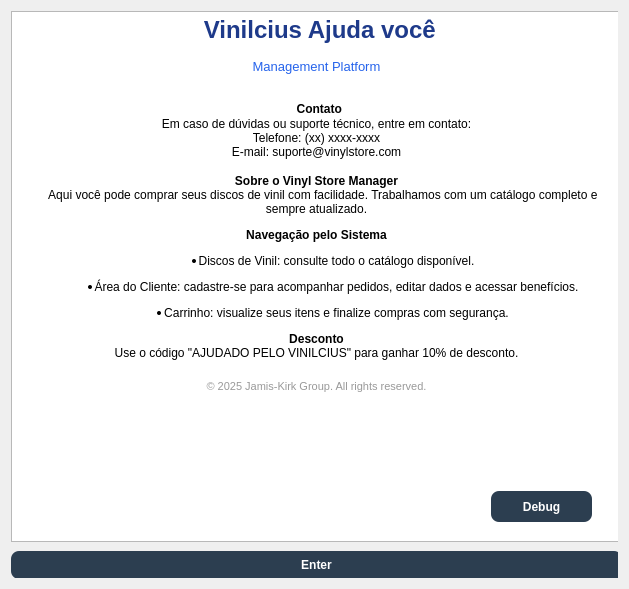
<?xml version="1.0" encoding="UTF-8"?>
<ui version="4.0">
 <class>Help1</class>
 <widget class="QDialog" name="Help1">
  <property name="geometry">
   <rect>
    <x>0</x>
    <y>0</y>
    <width>629</width>
    <height>589</height>
   </rect>
  </property>
  <property name="windowTitle">
   <string>Ajuda</string>
  </property>
  <layout class="QVBoxLayout" name="verticalLayout">
   <item>
    <widget class="QWidget" name="widget" native="true">
     <widget class="QTextBrowser" name="textBrowser">
      <property name="geometry">
       <rect>
        <x>0</x>
        <y>0</y>
        <width>611</width>
        <height>531</height>
       </rect>
      </property>
      <property name="html">
       <string>&lt;!DOCTYPE HTML PUBLIC &quot;-//W3C//DTD HTML 4.0//EN&quot; &quot;http://www.w3.org/TR/REC-html40/strict.dtd&quot;&gt;
&lt;html&gt;&lt;head&gt;&lt;meta name=&quot;qrichtext&quot; content=&quot;1&quot; /&gt;&lt;meta charset=&quot;utf-8&quot; /&gt;&lt;style type=&quot;text/css&quot;&gt;
p, li { white-space: pre-wrap; }
hr { height: 1px; border-width: 0; }
li.unchecked::marker { content: &quot;\2610&quot;; }
li.checked::marker { content: &quot;\2612&quot;; }
&lt;/style&gt;&lt;/head&gt;&lt;body style=&quot; font-family:'Segoe UI'; font-size:9pt; font-weight:400; font-style:normal;&quot;&gt;
&lt;p align=&quot;center&quot; style=&quot; margin-top:15px; margin-bottom:15px; margin-left:15px; margin-right:15px; -qt-block-indent:0; text-indent:0px;&quot;&gt;&lt;span style=&quot; font-family:'Segoe UI,Arial,sans-serif'; font-size:18pt; font-weight:600; color:#1e3a8a;&quot;&gt; Vinilcius Ajuda você&lt;/span&gt;&lt;/p&gt;
&lt;p align=&quot;center&quot; style=&quot; margin-top:5px; margin-bottom:20px; margin-left:15px; margin-right:15px; -qt-block-indent:0; text-indent:0px;&quot;&gt;&lt;span style=&quot; font-family:'Segoe UI,Arial,sans-serif'; font-size:10pt; color:#2563eb;&quot;&gt;Management Platform&lt;/span&gt;&lt;/p&gt;
&lt;p align=&quot;center&quot; style=&quot; margin-top:20px; margin-bottom:15px; margin-left:15px; margin-right:15px; -qt-block-indent:0; text-indent:0px;&quot;&gt;&lt;span style=&quot; font-family:'Segoe UI,Arial,sans-serif'; font-size:15pt; font-weight:600; color:#333333;&quot;&gt; &lt;/span&gt;&lt;span style=&quot; font-weight:700;&quot;&gt;Contato&lt;/span&gt;&lt;br /&gt;Em caso de dúvidas ou suporte técnico, entre em contato:&lt;br /&gt;Telefone: (xx) xxxx-xxxx&lt;br /&gt;E-mail: suporte@vinylstore.com&lt;/p&gt;
&lt;p align=&quot;center&quot; style=&quot; margin-top:12px; margin-bottom:12px; margin-left:0px; margin-right:0px; -qt-block-indent:0; text-indent:0px;&quot;&gt;&lt;span style=&quot; font-weight:700;&quot;&gt;Sobre o Vinyl Store Manager&lt;/span&gt;&lt;br /&gt;    Aqui você pode comprar seus discos de vinil com facilidade. Trabalhamos com um catálogo completo e sempre atualizado.&lt;/p&gt;
&lt;p align=&quot;center&quot; style=&quot; margin-top:12px; margin-bottom:12px; margin-left:0px; margin-right:0px; -qt-block-indent:0; text-indent:0px;&quot;&gt;&lt;span style=&quot; font-weight:700;&quot;&gt;Navegação pelo Sistema&lt;/span&gt;&lt;/p&gt;
&lt;ul style=&quot;margin-top: 0px; margin-bottom: 0px; margin-left: 0px; margin-right: 0px; -qt-list-indent: 1;&quot;&gt;
&lt;li align=&quot;center&quot; style=&quot; margin-top:12px; margin-bottom:12px; margin-left:0px; margin-right:0px; -qt-block-indent:0; text-indent:0px;&quot;&gt;Discos de Vinil: consulte todo o catálogo disponível.&lt;/li&gt;
&lt;li align=&quot;center&quot; style=&quot; margin-top:12px; margin-bottom:12px; margin-left:0px; margin-right:0px; -qt-block-indent:0; text-indent:0px;&quot;&gt;Área do Cliente: cadastre-se para acompanhar pedidos, editar dados e acessar benefícios.&lt;/li&gt;
&lt;li align=&quot;center&quot; style=&quot; margin-top:12px; margin-bottom:12px; margin-left:0px; margin-right:0px; -qt-block-indent:0; text-indent:0px;&quot;&gt;Carrinho: visualize seus itens e finalize compras com segurança.&lt;/li&gt;&lt;/ul&gt;
&lt;p align=&quot;center&quot; style=&quot; margin-top:12px; margin-bottom:12px; margin-left:0px; margin-right:0px; -qt-block-indent:0; text-indent:0px;&quot;&gt;&lt;span style=&quot; font-weight:700;&quot;&gt;Desconto&lt;/span&gt;&lt;br /&gt;Use o código &amp;quot;AJUDADO PELO VINILCIUS&amp;quot; para ganhar 10% de desconto.&lt;/p&gt;
&lt;p align=&quot;center&quot; style=&quot; margin-top:20px; margin-bottom:5px; margin-left:15px; margin-right:15px; -qt-block-indent:0; text-indent:0px;&quot;&gt;&lt;span style=&quot; font-family:'Segoe UI,Arial,sans-serif'; font-size:8pt; color:#999999;&quot;&gt;© 2025 Jamis-Kirk Group. All rights reserved.&lt;/span&gt;&lt;/p&gt;&lt;/body&gt;&lt;/html&gt;</string>
      </property>
     </widget>
     <widget class="QPushButton" name="okButton">
      <property name="geometry">
       <rect>
        <x>0</x>
        <y>540</y>
        <width>611</width>
        <height>28</height>
       </rect>
      </property>
      <property name="styleSheet">
       <string notr="true">
        QPushButton {
            background-color: #2c3e50;
            color: white;
            font-weight: bold;
            border-radius: 8px;
            padding: 6px 12px;
        }
        QPushButton:hover {
            background-color: #34495e;
        }
      </string>
      </property>
      <property name="text">
       <string>Enter</string>
      </property>
     </widget>
     <widget class="QPushButton" name="pushButton_Debug">
      <property name="geometry">
       <rect>
        <x>480</x>
        <y>480</y>
        <width>101</width>
        <height>31</height>
       </rect>
      </property>
      <property name="styleSheet">
       <string notr="true">
        QPushButton {
            background-color: #2c3e50;
            color: white;
            font-weight: bold;
            border-radius: 8px;
            padding: 6px 12px;
        }
        QPushButton:hover {
            background-color: #34495e;
        }
      </string>
      </property>
      <property name="text">
       <string>Debug</string>
      </property>
     </widget>
    </widget>
   </item>
  </layout>
 </widget>
 <resources/>
 <connections/>
</ui>
